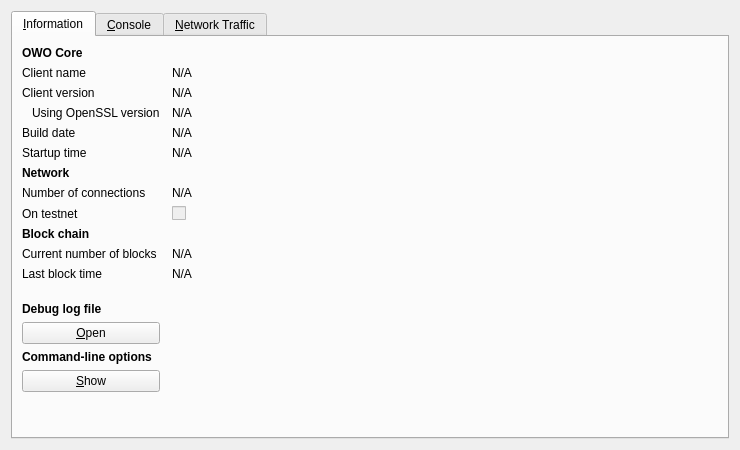
<?xml version="1.0" encoding="UTF-8"?>
<ui version="4.0">
 <class>RPCConsole</class>
 <widget class="QDialog" name="RPCConsole">
  <property name="geometry">
   <rect>
    <x>0</x>
    <y>0</y>
    <width>740</width>
    <height>450</height>
   </rect>
  </property>
  <property name="windowTitle">
   <string>OWO - Debug window</string>
  </property>
  <layout class="QVBoxLayout" name="verticalLayout_2">
   <item>
    <widget class="QTabWidget" name="tabWidget">
     <property name="currentIndex">
      <number>0</number>
     </property>
     <widget class="QWidget" name="tab_info">
      <attribute name="title">
       <string>&amp;Information</string>
      </attribute>
      <layout class="QGridLayout" name="gridLayout" columnstretch="0,1">
       <property name="horizontalSpacing">
        <number>12</number>
       </property>
       <item row="0" column="0">
        <widget class="QLabel" name="label_9">
         <property name="font">
          <font>
           <weight>75</weight>
           <bold>true</bold>
          </font>
         </property>
         <property name="text">
          <string>OWO Core</string>
         </property>
        </widget>
       </item>
       <item row="1" column="0">
        <widget class="QLabel" name="label_5">
         <property name="text">
          <string>Client name</string>
         </property>
        </widget>
       </item>
       <item row="1" column="1">
        <widget class="QLabel" name="clientName">
         <property name="cursor">
          <cursorShape>IBeamCursor</cursorShape>
         </property>
         <property name="text">
          <string>N/A</string>
         </property>
         <property name="textFormat">
          <enum>Qt::PlainText</enum>
         </property>
         <property name="textInteractionFlags">
          <set>Qt::LinksAccessibleByMouse|Qt::TextSelectableByKeyboard|Qt::TextSelectableByMouse</set>
         </property>
        </widget>
       </item>
       <item row="2" column="0">
        <widget class="QLabel" name="label_6">
         <property name="text">
          <string>Client version</string>
         </property>
        </widget>
       </item>
       <item row="2" column="1">
        <widget class="QLabel" name="clientVersion">
         <property name="cursor">
          <cursorShape>IBeamCursor</cursorShape>
         </property>
         <property name="text">
          <string>N/A</string>
         </property>
         <property name="textFormat">
          <enum>Qt::PlainText</enum>
         </property>
         <property name="textInteractionFlags">
          <set>Qt::LinksAccessibleByMouse|Qt::TextSelectableByKeyboard|Qt::TextSelectableByMouse</set>
         </property>
        </widget>
       </item>
       <item row="3" column="0">
        <widget class="QLabel" name="label_14">
         <property name="text">
          <string>Using OpenSSL version</string>
         </property>
         <property name="indent">
          <number>10</number>
         </property>
        </widget>
       </item>
       <item row="3" column="1">
        <widget class="QLabel" name="openSSLVersion">
         <property name="cursor">
          <cursorShape>IBeamCursor</cursorShape>
         </property>
         <property name="text">
          <string>N/A</string>
         </property>
         <property name="textFormat">
          <enum>Qt::PlainText</enum>
         </property>
         <property name="textInteractionFlags">
          <set>Qt::LinksAccessibleByMouse|Qt::TextSelectableByKeyboard|Qt::TextSelectableByMouse</set>
         </property>
        </widget>
       </item>
       <item row="4" column="0">
        <widget class="QLabel" name="label_12">
         <property name="text">
          <string>Build date</string>
         </property>
        </widget>
       </item>
       <item row="4" column="1">
        <widget class="QLabel" name="buildDate">
         <property name="cursor">
          <cursorShape>IBeamCursor</cursorShape>
         </property>
         <property name="text">
          <string>N/A</string>
         </property>
         <property name="textFormat">
          <enum>Qt::PlainText</enum>
         </property>
         <property name="textInteractionFlags">
          <set>Qt::LinksAccessibleByMouse|Qt::TextSelectableByKeyboard|Qt::TextSelectableByMouse</set>
         </property>
        </widget>
       </item>
       <item row="5" column="0">
        <widget class="QLabel" name="label_13">
         <property name="text">
          <string>Startup time</string>
         </property>
        </widget>
       </item>
       <item row="5" column="1">
        <widget class="QLabel" name="startupTime">
         <property name="cursor">
          <cursorShape>IBeamCursor</cursorShape>
         </property>
         <property name="text">
          <string>N/A</string>
         </property>
         <property name="textFormat">
          <enum>Qt::PlainText</enum>
         </property>
         <property name="textInteractionFlags">
          <set>Qt::LinksAccessibleByMouse|Qt::TextSelectableByKeyboard|Qt::TextSelectableByMouse</set>
         </property>
        </widget>
       </item>
       <item row="6" column="0">
        <widget class="QLabel" name="label_11">
         <property name="font">
          <font>
           <weight>75</weight>
           <bold>true</bold>
          </font>
         </property>
         <property name="text">
          <string>Network</string>
         </property>
        </widget>
       </item>
       <item row="7" column="0">
        <widget class="QLabel" name="label_7">
         <property name="text">
          <string>Number of connections</string>
         </property>
        </widget>
       </item>
       <item row="7" column="1">
        <widget class="QLabel" name="numberOfConnections">
         <property name="cursor">
          <cursorShape>IBeamCursor</cursorShape>
         </property>
         <property name="text">
          <string>N/A</string>
         </property>
         <property name="textFormat">
          <enum>Qt::PlainText</enum>
         </property>
         <property name="textInteractionFlags">
          <set>Qt::LinksAccessibleByMouse|Qt::TextSelectableByKeyboard|Qt::TextSelectableByMouse</set>
         </property>
        </widget>
       </item>
       <item row="8" column="0">
        <widget class="QLabel" name="label_8">
         <property name="text">
          <string>On testnet</string>
         </property>
        </widget>
       </item>
       <item row="8" column="1">
        <widget class="QCheckBox" name="isTestNet">
         <property name="enabled">
          <bool>false</bool>
         </property>
         <property name="text">
          <string/>
         </property>
        </widget>
       </item>
       <item row="9" column="0">
        <widget class="QLabel" name="label_10">
         <property name="font">
          <font>
           <weight>75</weight>
           <bold>true</bold>
          </font>
         </property>
         <property name="text">
          <string>Block chain</string>
         </property>
        </widget>
       </item>
       <item row="10" column="0">
        <widget class="QLabel" name="label_3">
         <property name="text">
          <string>Current number of blocks</string>
         </property>
        </widget>
       </item>
       <item row="10" column="1">
        <widget class="QLabel" name="numberOfBlocks">
         <property name="cursor">
          <cursorShape>IBeamCursor</cursorShape>
         </property>
         <property name="text">
          <string>N/A</string>
         </property>
         <property name="textFormat">
          <enum>Qt::PlainText</enum>
         </property>
         <property name="textInteractionFlags">
          <set>Qt::LinksAccessibleByMouse|Qt::TextSelectableByKeyboard|Qt::TextSelectableByMouse</set>
         </property>
        </widget>
       </item>
       <item row="11" column="0">
        <widget class="QLabel" name="label_2">
         <property name="text">
          <string>Last block time</string>
         </property>
        </widget>
       </item>
       <item row="11" column="1">
        <widget class="QLabel" name="lastBlockTime">
         <property name="cursor">
          <cursorShape>IBeamCursor</cursorShape>
         </property>
         <property name="text">
          <string>N/A</string>
         </property>
         <property name="textFormat">
          <enum>Qt::PlainText</enum>
         </property>
         <property name="textInteractionFlags">
          <set>Qt::LinksAccessibleByMouse|Qt::TextSelectableByKeyboard|Qt::TextSelectableByMouse</set>
         </property>
        </widget>
       </item>
       <item row="12" column="0">
        <spacer name="verticalSpacer_2">
         <property name="orientation">
          <enum>Qt::Vertical</enum>
         </property>
         <property name="sizeHint" stdset="0">
          <size>
           <width>20</width>
           <height>20</height>
          </size>
         </property>
        </spacer>
       </item>
       <item row="13" column="0">
        <widget class="QLabel" name="labelDebugLogfile">
         <property name="font">
          <font>
           <weight>75</weight>
           <bold>true</bold>
          </font>
         </property>
         <property name="text">
          <string>Debug log file</string>
         </property>
        </widget>
       </item>
       <item row="14" column="0">
        <widget class="QPushButton" name="openDebugLogfileButton">
         <property name="toolTip">
          <string>Open the OWO debug log file from the current data directory. This can take a few seconds for large log files.</string>
         </property>
         <property name="text">
          <string>&amp;Open</string>
         </property>
         <property name="autoDefault">
          <bool>false</bool>
         </property>
        </widget>
       </item>
       <item row="15" column="0">
        <widget class="QLabel" name="labelCLOptions">
         <property name="font">
          <font>
           <weight>75</weight>
           <bold>true</bold>
          </font>
         </property>
         <property name="text">
          <string>Command-line options</string>
         </property>
        </widget>
       </item>
       <item row="16" column="0">
        <widget class="QPushButton" name="showCLOptionsButton">
         <property name="toolTip">
          <string>Show the OWO-Qt help message to get a list with possible OWO command-line options.</string>
         </property>
         <property name="text">
          <string>&amp;Show</string>
         </property>
         <property name="autoDefault">
          <bool>false</bool>
         </property>
        </widget>
       </item>
       <item row="17" column="0">
        <spacer name="verticalSpacer">
         <property name="orientation">
          <enum>Qt::Vertical</enum>
         </property>
         <property name="sizeHint" stdset="0">
          <size>
           <width>20</width>
           <height>40</height>
          </size>
         </property>
        </spacer>
       </item>
      </layout>
     </widget>
     <widget class="QWidget" name="tab_console">
      <attribute name="title">
       <string>&amp;Console</string>
      </attribute>
      <layout class="QVBoxLayout" name="verticalLayout_3">
       <property name="spacing">
        <number>3</number>
       </property>
       <item>
        <widget class="QTextEdit" name="messagesWidget">
         <property name="minimumSize">
          <size>
           <width>0</width>
           <height>100</height>
          </size>
         </property>
         <property name="readOnly">
          <bool>true</bool>
         </property>
         <property name="tabKeyNavigation" stdset="0">
          <bool>false</bool>
         </property>
         <property name="columnCount" stdset="0">
          <number>2</number>
         </property>
        </widget>
       </item>
       <item>
        <layout class="QHBoxLayout" name="horizontalLayout">
         <property name="spacing">
          <number>3</number>
         </property>
         <item>
          <widget class="QLabel" name="label">
           <property name="text">
            <string notr="true">&gt;</string>
           </property>
          </widget>
         </item>
         <item>
          <widget class="QLineEdit" name="lineEdit"/>
         </item>
         <item>
          <widget class="QPushButton" name="clearButton">
           <property name="maximumSize">
            <size>
             <width>24</width>
             <height>24</height>
            </size>
           </property>
           <property name="toolTip">
            <string>Clear console</string>
           </property>
           <property name="text">
            <string/>
           </property>
           <property name="icon">
            <iconset resource="../bitcoin.qrc">
             <normaloff>:/icons/remove</normaloff>:/icons/remove</iconset>
           </property>
           <property name="shortcut">
            <string notr="true">Ctrl+L</string>
           </property>
           <property name="autoDefault">
            <bool>false</bool>
           </property>
          </widget>
         </item>
        </layout>
       </item>
      </layout>
     </widget>
     <widget class="QWidget" name="tab">
      <attribute name="title">
       <string>&amp;Network Traffic</string>
      </attribute>
      <layout class="QHBoxLayout" name="horizontalLayout_3">
       <item>
        <layout class="QVBoxLayout" name="verticalLayout_4">
         <item>
          <widget class="TrafficGraphWidget" name="trafficGraph" native="true">
           <property name="sizePolicy">
            <sizepolicy hsizetype="Expanding" vsizetype="Expanding">
             <horstretch>0</horstretch>
             <verstretch>0</verstretch>
            </sizepolicy>
           </property>
          </widget>
         </item>
         <item>
          <layout class="QHBoxLayout" name="horizontalLayout_2">
           <item>
            <widget class="QSlider" name="sldGraphRange">
             <property name="minimum">
              <number>1</number>
             </property>
             <property name="maximum">
              <number>288</number>
             </property>
             <property name="pageStep">
              <number>12</number>
             </property>
             <property name="value">
              <number>6</number>
             </property>
             <property name="orientation">
              <enum>Qt::Horizontal</enum>
             </property>
            </widget>
           </item>
           <item>
            <widget class="QLabel" name="lblGraphRange">
             <property name="minimumSize">
              <size>
               <width>100</width>
               <height>0</height>
              </size>
             </property>
             <property name="alignment">
              <set>Qt::AlignCenter</set>
             </property>
            </widget>
           </item>
           <item>
            <widget class="QPushButton" name="btnClearTrafficGraph">
             <property name="text">
              <string>&amp;Clear</string>
             </property>
            </widget>
           </item>
          </layout>
         </item>
        </layout>
       </item>
       <item>
        <layout class="QVBoxLayout" name="verticalLayout">
         <item>
          <widget class="QGroupBox" name="groupBox">
           <property name="title">
            <string>Totals</string>
           </property>
           <layout class="QVBoxLayout" name="verticalLayout_5">
            <item>
             <layout class="QHBoxLayout" name="horizontalLayout_4">
              <item>
               <widget class="Line" name="line">
                <property name="sizePolicy">
                 <sizepolicy hsizetype="Fixed" vsizetype="Fixed">
                  <horstretch>0</horstretch>
                  <verstretch>0</verstretch>
                 </sizepolicy>
                </property>
                <property name="minimumSize">
                 <size>
                  <width>10</width>
                  <height>0</height>
                 </size>
                </property>
                <property name="palette">
                 <palette>
                  <active>
                   <colorrole role="Light">
                    <brush brushstyle="SolidPattern">
                     <color alpha="255">
                      <red>0</red>
                      <green>255</green>
                      <blue>0</blue>
                     </color>
                    </brush>
                   </colorrole>
                  </active>
                  <inactive>
                   <colorrole role="Light">
                    <brush brushstyle="SolidPattern">
                     <color alpha="255">
                      <red>0</red>
                      <green>255</green>
                      <blue>0</blue>
                     </color>
                    </brush>
                   </colorrole>
                  </inactive>
                  <disabled>
                   <colorrole role="Light">
                    <brush brushstyle="SolidPattern">
                     <color alpha="255">
                      <red>0</red>
                      <green>255</green>
                      <blue>0</blue>
                     </color>
                    </brush>
                   </colorrole>
                  </disabled>
                 </palette>
                </property>
                <property name="orientation">
                 <enum>Qt::Horizontal</enum>
                </property>
               </widget>
              </item>
              <item>
               <widget class="QLabel" name="label_16">
                <property name="text">
                 <string>In:</string>
                </property>
               </widget>
              </item>
              <item>
               <widget class="QLabel" name="lblBytesIn">
                <property name="minimumSize">
                 <size>
                  <width>50</width>
                  <height>0</height>
                 </size>
                </property>
                <property name="alignment">
                 <set>Qt::AlignRight|Qt::AlignTrailing|Qt::AlignVCenter</set>
                </property>
               </widget>
              </item>
             </layout>
            </item>
            <item>
             <layout class="QHBoxLayout" name="horizontalLayout_5">
              <item>
               <widget class="Line" name="line_2">
                <property name="sizePolicy">
                 <sizepolicy hsizetype="Fixed" vsizetype="Fixed">
                  <horstretch>0</horstretch>
                  <verstretch>0</verstretch>
                 </sizepolicy>
                </property>
                <property name="minimumSize">
                 <size>
                  <width>10</width>
                  <height>0</height>
                 </size>
                </property>
                <property name="palette">
                 <palette>
                  <active>
                   <colorrole role="Light">
                    <brush brushstyle="SolidPattern">
                     <color alpha="255">
                      <red>255</red>
                      <green>0</green>
                      <blue>0</blue>
                     </color>
                    </brush>
                   </colorrole>
                  </active>
                  <inactive>
                   <colorrole role="Light">
                    <brush brushstyle="SolidPattern">
                     <color alpha="255">
                      <red>255</red>
                      <green>0</green>
                      <blue>0</blue>
                     </color>
                    </brush>
                   </colorrole>
                  </inactive>
                  <disabled>
                   <colorrole role="Light">
                    <brush brushstyle="SolidPattern">
                     <color alpha="255">
                      <red>255</red>
                      <green>0</green>
                      <blue>0</blue>
                     </color>
                    </brush>
                   </colorrole>
                  </disabled>
                 </palette>
                </property>
                <property name="orientation">
                 <enum>Qt::Horizontal</enum>
                </property>
               </widget>
              </item>
              <item>
               <widget class="QLabel" name="label_17">
                <property name="text">
                 <string>Out:</string>
                </property>
               </widget>
              </item>
              <item>
               <widget class="QLabel" name="lblBytesOut">
                <property name="minimumSize">
                 <size>
                  <width>50</width>
                  <height>0</height>
                 </size>
                </property>
                <property name="alignment">
                 <set>Qt::AlignRight|Qt::AlignTrailing|Qt::AlignVCenter</set>
                </property>
               </widget>
              </item>
             </layout>
            </item>
            <item>
             <spacer name="verticalSpacer_4">
              <property name="orientation">
               <enum>Qt::Vertical</enum>
              </property>
              <property name="sizeHint" stdset="0">
               <size>
                <width>20</width>
                <height>407</height>
               </size>
              </property>
             </spacer>
            </item>
           </layout>
          </widget>
         </item>
        </layout>
       </item>
      </layout>
     </widget>
    </widget>
   </item>
  </layout>
 </widget>
 <customwidgets>
  <customwidget>
   <class>TrafficGraphWidget</class>
   <extends>QWidget</extends>
   <header>trafficgraphwidget.h</header>
   <container>1</container>
   <slots>
    <slot>clear()</slot>
   </slots>
  </customwidget>
 </customwidgets>
 <resources>
  <include location="../bitcoin.qrc"/>
 </resources>
 <connections/>
</ui>
